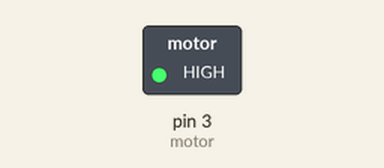
This sketch was run on a simulated Arduino Uno, built with avr-gcc and run on an emulated ATmega328P. Parts: switched loads named in the sketch (green lamp = pin HIGH).

Above: at 0.1 s.
Timing chart, 0 to 1.6 s (numbered marks = the images above):
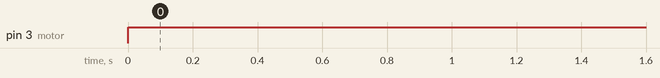

Measured:
- by itself, pin 3 (motor): LOW → HIGH at 0.00 s

The sketch:

DC_MOTOR.ino
```cpp
int motor=3;
void setup() {
  pinMode(motor,OUTPUT);
  // put your setup code here, to run once:

}

void loop() {
  digitalWrite(motor,HIGH);
  // put your main code here, to run repeatedly:

}
```
